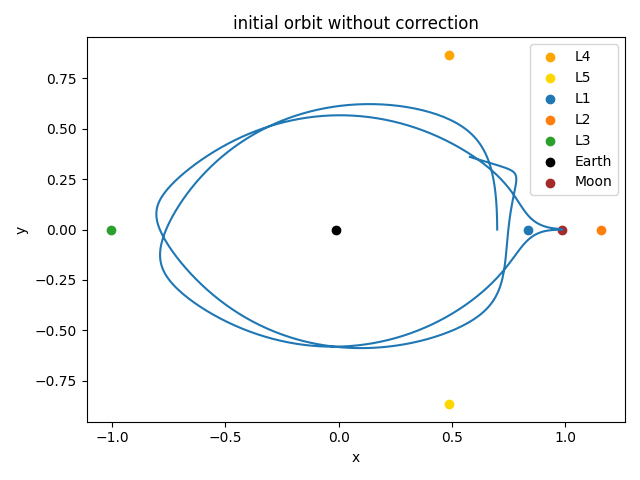

Here is the Python script that generated this plot:
import numpy as np
import matplotlib.pyplot as plt

mu=0.012277471
alpha=pow(((1./3.)*mu/(1.-mu)),1./3.)
gamma1 = alpha*(1.-(1./3.)*alpha-(1./9.)*pow(alpha,2)-(23./81.)*pow(alpha,3))
gamma2 = alpha*(1.+(1./3.)*alpha-(1./9.)*pow(alpha,2)-(31./81.)*pow(alpha,3))
gamma3 = 1.-(7./12.)*mu*(1.+(23./84.)*pow((7./12.)*mu,2))

print(1/2-mu, np.sqrt(3)/2, 'L4')
print(1/2-mu, -np.sqrt(3)/2, 'L5')
print(1-mu-gamma1,0, 'L1')
print(1-mu+gamma2,0, 'L2')
print(-mu-gamma3,0, 'L3')


fig=plt.figure()

ax = fig.add_subplot()
data = np.loadtxt("initial.dat")
ax.plot(data[:,1],data[:,2])
ax.scatter(1/2-mu, np.sqrt(3)/2, label='L4', color='orange')
ax.scatter(1/2-mu, -np.sqrt(3)/2, label='L5',color='gold')
ax.scatter(1-mu-gamma1,0, label = 'L1')
ax.scatter(1-mu+gamma2,0, label = 'L2')
ax.scatter(-mu-gamma3,0, label = 'L3')
ax.scatter(-mu,0, label='Earth', color='black')
ax.scatter(1-mu,0, label='Moon', color='brown')
ax.set_xlabel("x")
ax.set_ylabel("y")
ax.legend()
ax.set_title("initial orbit without correction")

plt.tight_layout()
plt.savefig("initial.png")
plt.show()
